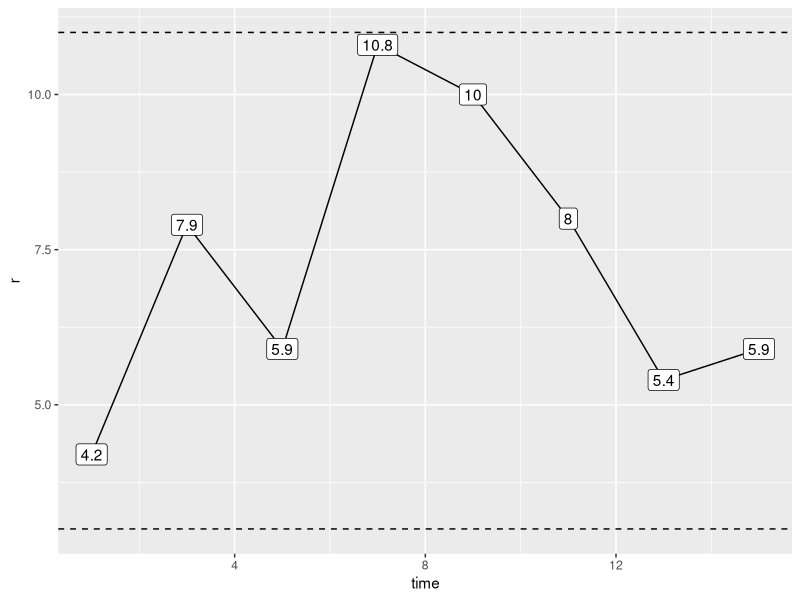
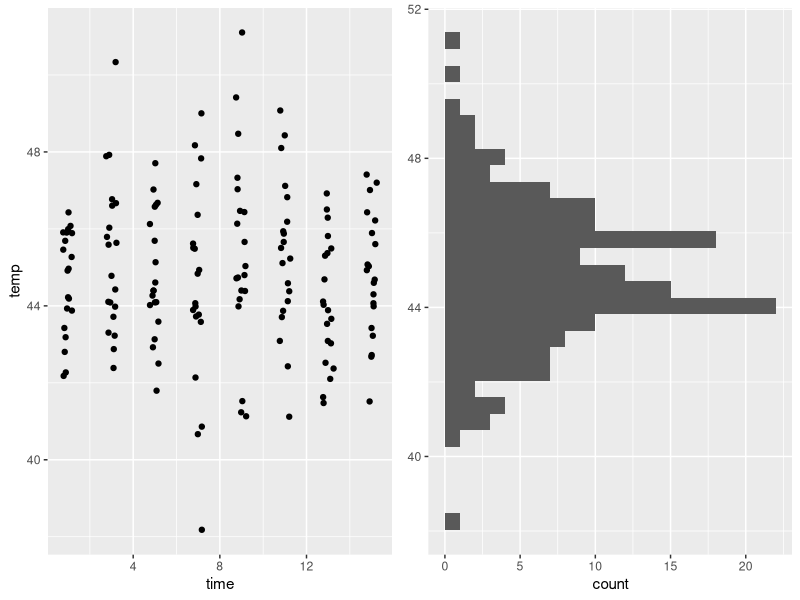

R code for these plots, in order:
#' @name workshop_5
#' @author Tim Fraser

# Let's demo some statistical process control!

library(dplyr)
library(readr)
library(ggplot2)
#install.packages("ggpubr")
library(ggpubr)

# Read in our data
water = read_csv("workshops/onsen.csv")

# Let’s measure the range of each subgroup, and make a nice rounded label
stat = water %>%
  group_by(time) %>%
  summarize(r = temp %>% range() %>% diff() %>% abs(),
            label = round(r, 2)) 

# Suppose we calculated an upper and lower specification limit, which were 11 and 3
# for simplicity, I’m just writing these in so we can demo the geom_hline function in ggplot()
line = stat %>%
  summarize(upper = 11, lower = 3)

# We can add horizontal lines too!
ggplot() +
  geom_hline(data = line, mapping = aes(yintercept = upper), linetype = "dashed") +
  geom_hline(data = line, mapping = aes(yintercept = lower), linetype = "dashed") +
  geom_line(data = stat, mapping = aes(x = time, y = r)) +
  geom_point(data = stat, mapping = aes(x = time, y = r),
             size = 5, shape = 21, fill = "white", color = "black") +
  #geom_text(data = stat, mapping = aes(x = time, y = r + 0.5, label = label))
  geom_label(data = stat, mapping = aes(x = time, y = r, label = label)) 
  
  
# Or, we can visualize the whole process in g1 and g2
g1 = ggplot() +
  # geom_point(data = water, mapping = aes(x = time, y = temp))
  geom_jitter(data = water, mapping = aes(x = time, y = temp),
              width = 0.25)

g2 = ggplot() +
  geom_histogram(data = water, mapping = aes(x = temp)) +
  coord_flip() +
  labs(x = NULL)

# Combine them!
ggarrange(g1, g2)
2


# Let’s calculate sigma_s and sigma_t!
water %>%
  group_by(time) %>%
  summarize(xbar = mean(temp),
            r = max(temp) - min(temp),
            sd = sd(temp),
            nw = n(),
            df = nw - 1) %>%
  # How to get sigma-short!
  #   we're trying to pool the standard deviation from all these different subgroups
  #   to approximate the average standard deviation
  ungroup() %>%
  mutate(
    sigma_s = sqrt(sum(df * sd^2) / sum(df) ),
  #    sigma_s = sqrt(mean(sd^2))
    sigma_t = sd(water$temp),
    se = sigma_s / sqrt(nw),
    upper = mean(xbar) + 3*se,
    lower = mean(xbar) - 3*se
    )


# How do we approximate sigma-short?
dn = function(n = 12, reps = 1e4){
    # For 10,0000 reps
  tibble(rep = 1:reps) %>%
    # For each rep,
    group_by(rep) %>%
    # Simulate the ranges of n values
    summarize(r = rnorm(n = n, mean = 0, sd = 1) %>% range() %>% diff() %>% abs()) %>%
    ungroup() %>%
    # And calculate...
    summarize(
      # Mean range
      d2 = mean(r),
      # standard deviation of ranges
      d3 = sd(r),
      # and constants for obtaining lower and upper ci for rbar
      D3 = 1 - 3*(d3/d2), # sometimes written D3
      D4 = 1 + 3*(d3/d2), # sometimes written D4
      # Sometimes D3 goes negative; we need to bound it at zero
      D3 = if_else(D3 < 0, true = 0, false = D3) ) %>%
    return()
}


dn(n = 12)


#Let's write a function bn() to calculate our B3 and B4 statistics for any subgroup size n
bn = function(n, reps = 1e4){
  tibble(rep = 1:reps) %>%
    group_by(rep) %>%
    summarize(s = rnorm(n, mean = 0, sd = 1) %>% sd()) %>%
    summarize(b2 = mean(s), 
              b3 = sd(s),
              C4 = b2, # this is sometimes called C4
              A3 = 3 / (b2 * sqrt( n  )),
              B3 = 1 - 3 * b3/b2,
              B4 = 1 + 3 * b3/b2,
              # bound B3 at 0, since we can't have a standard deviation below 0
              B3 = if_else(B3 < 0, true = 0, false = B3)) %>%
  return()
}

# For a subgroup of size 12
stat = bn(n = 12)
# Statistic of interest
sbar = 2.5 
# Lower Control Limit
sbar * stat$B3
# Upper control limit
sbar * stat$B4

